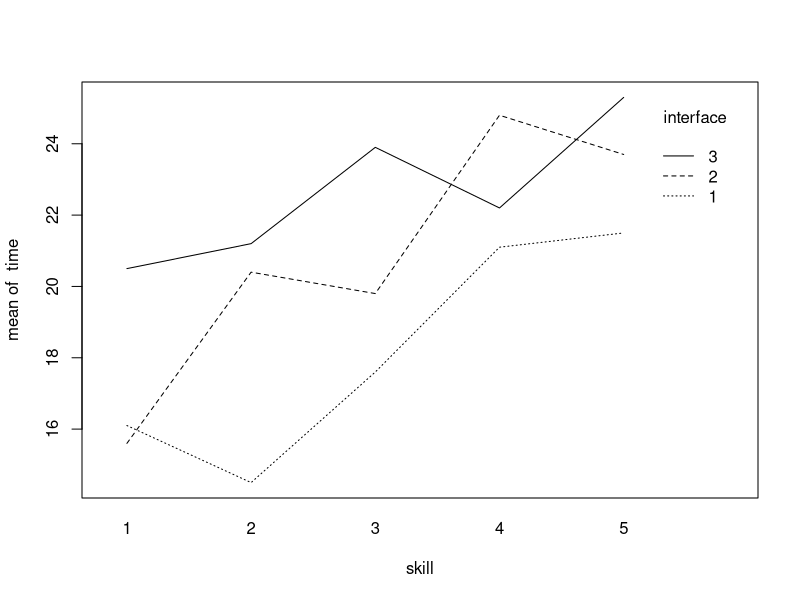
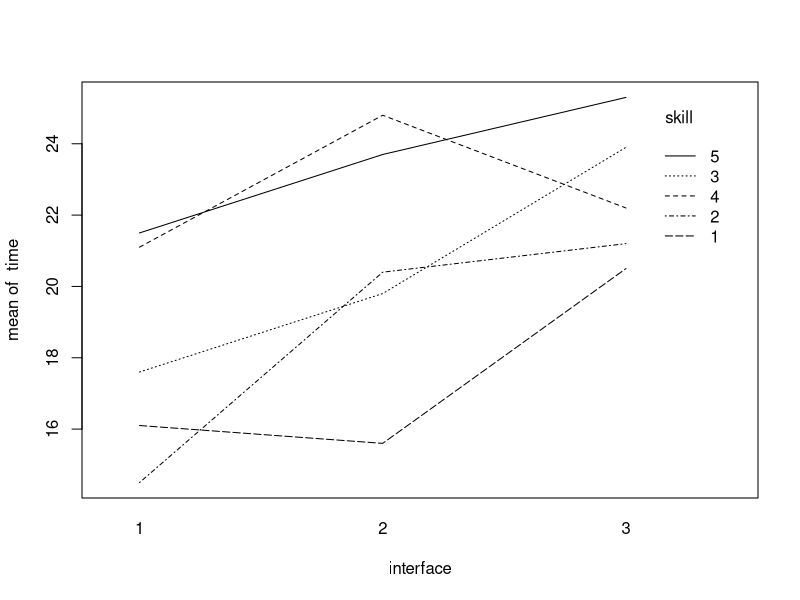
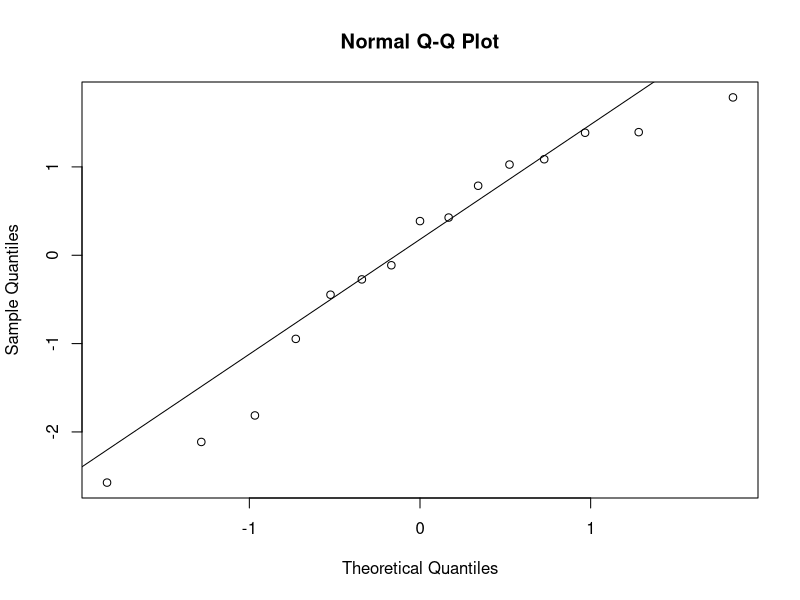
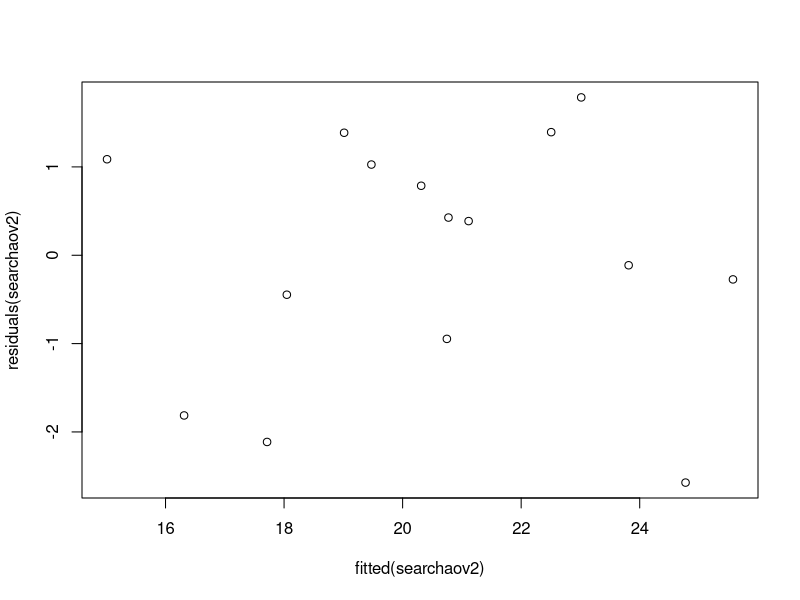
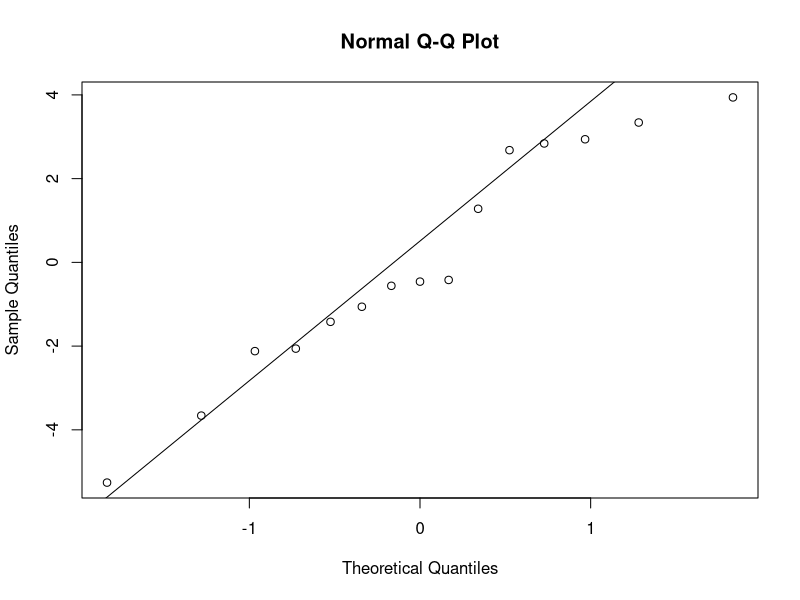

Source code (R) for these figures, in order:
###EXERCISE 2
search=read.table("search.txt",header = TRUE);
attach(search)
##T1

N=1
I=5
B=3

for (i in 1:B) print(sample(1:(N*I)))
#gotta do the randomization again but still don't get how that works 
#like in the last exercise



##T2
interaction.plot(skill,interface,time)
interaction.plot(interface,skill,time)

#The lines seems unparallel which indicates that there might be interaction

##T3

search$skill = as.factor(search$skill)
search$interface = as.factor(search$interface)

searchaov = lm(time~interface+skill,data=search)
anova(searchaov)

anova(searchaov)[[5]][1]
#H0 mu0=mu1=mu2=mu3=mu4 can be rejected iwht a p-value of 0.01310.
#So the time is not the same for all the interfaces.


##T4
#Lecture 6 (3)

library(multcomp)
searchaov2 = lm(time~interface+skill,data=search)

searchmult = glht(searchaov2,linfct=mcp(skill="Tukey"))
summary(searchmult)

summary(searchmult)

#According to the test 4 -3 == 0 has an estimate of 2.267. That's the estimte time for a user of skill 4 with the interface 3.

##T5
#Lecture 5  (26-27)

qqnorm(residuals(searchaov2))
qqline(residuals(searchaov2))
#The QQ-plot seems a bit deviated in the extremes but it could be normal

plot(fitted(searchaov2),residuals(searchaov2))

#We see that the residuals don't change systematically with the fitted values.
#So we can assume that the population comes from where the data comes from has equal variances.

##T6
#Lecture 6 (31)
friedman.test(search$time,search$interface,search$skill)
#We reject H0 (Interface doesn't have an effect) so we can say that the interface makes an effect.

##T7
search$interface = as.factor(search$interface)

searchaov = lm(time~interface,data=search)

anova(searchaov)

#According to p-value we cannot reject that the means are the same for the different interfaces.
#It is not useful because the variable skill should also be considered

#1-way-anova assumes that the data come from normal population and the variances are equal.
qqnorm(residuals(searchaov))
qqline(residuals(searchaov))
#The population doesn't seem normal therefore the assumption is not met.
